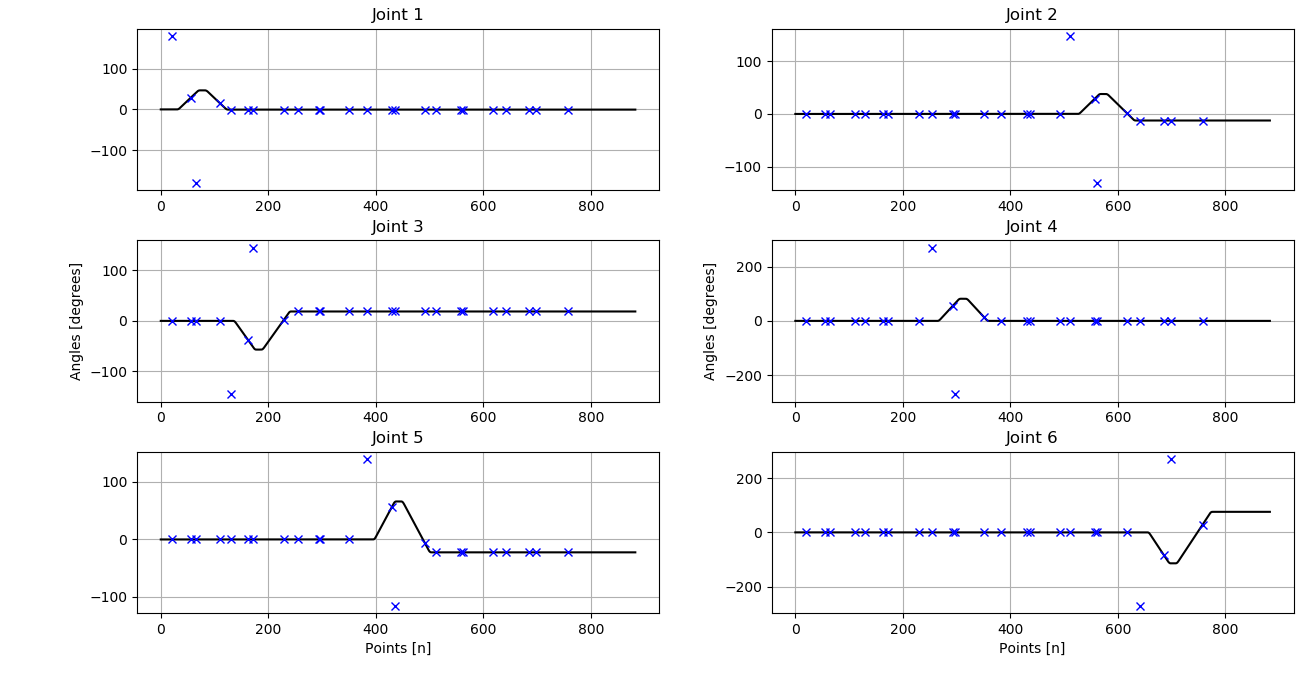

Python code for this plot:
import matplotlib.pyplot as plt
import math
import numpy as np

actual_pos = [[],[],[],[],[],[]]
goal_pos = [[],[],[],[],[],[]]
goal_time = [[],[],[],[],[],[]]
deviations = [[],[],[],[],[],[]]
average_deviations = []
min_deviations = []
max_deviations = []
len_deviations = []

number_of_points = 0

test_file = open("logfile1.txt")

for line in test_file:
    if "GOAL" in line:
        for i in range(0,6):
            goal_pos[i].append(math.degrees(float(line.split(" ")[i+1])))
            goal_time[i].append(number_of_points)
    if "ACTUAL" in line:
        for i in range(0,6):
            actual_pos[i].append(math.degrees(float(line.split(" ")[i+1])))
        number_of_points = number_of_points + 1

test_file.close()

# for i in range(0,6):
#     goal_time[i].pop(0)
#     goal_time[i].append(number_of_points)

for i in range(0,6):
    j = 0
    while j < len(goal_pos[i]):
        number_at_goal = goal_time[i][j]
        actual_at_goal = actual_pos[i][number_at_goal-1]
        goal_value = goal_pos[i][j]
        deviation = abs(abs(goal_value) - abs(actual_at_goal))
        deviations[i].append(deviation)
        j = j + 1

for i in range(0,6):
    average_deviations.append(sum(deviations[i])/len(deviations[i]))
print("average deviations:", average_deviations)

for i in range(0,6):
    min_deviations.append(min(deviations[i]))
print("min deviations:", min_deviations)

for i in range(0,6):
    max_deviations.append(max(deviations[i]))
print("max deviations:", max_deviations)

for i in range(0,6):
    len_deviations.append(len(deviations[i]))
print("len deviations:", len_deviations)

plt.figure(1)

plt.subplot(321)
plt.grid(True)
plt.plot(actual_pos[0], color = 'black')
plt.plot(goal_time[0], goal_pos[0], marker = "x", linestyle = 'None', color = 'b')
plt.title("Joint 1")
# plt.xlabel("Points [n]")
# plt.ylabel("Angles [degrees]")

plt.subplot(322)
plt.grid(True)
plt.plot(actual_pos[1], color = 'black')
plt.plot(goal_time[1], goal_pos[1], marker = "x", linestyle = 'None', color = 'b')
plt.title("Joint 2")
# plt.xlabel("Points [n]")
# plt.ylabel("Angles [degrees]")

plt.subplot(323)
plt.grid(True)
plt.plot(actual_pos[2], color = 'black')
plt.plot(goal_time[2], goal_pos[2], marker = "x", linestyle = 'None', color = 'b')
plt.title("Joint 3")
# plt.xlabel("Points [n]")
plt.ylabel("Angles [degrees]")

plt.subplot(324)
plt.grid(True)
plt.plot(actual_pos[3], color = 'black')
plt.plot(goal_time[3], goal_pos[3], marker = "x", linestyle = 'None', color = 'b')
plt.title("Joint 4")
# plt.xlabel("Points [n]")
plt.ylabel("Angles [degrees]")

plt.subplot(325)
plt.grid(True)
plt.plot(actual_pos[4], color = 'black')
plt.plot(goal_time[4], goal_pos[4], marker = "x", linestyle = 'None', color = 'b')
plt.title("Joint 5")
plt.xlabel("Points [n]")
# plt.ylabel("Angles [degrees]")

plt.subplot(326)
plt.grid(True)
plt.plot(actual_pos[5], color = 'black')
plt.plot(goal_time[5], goal_pos[5], marker = "x", linestyle = 'None', color = 'b')
plt.title("Joint 6")
plt.xlabel("Points [n]")
# plt.ylabel("Angles [degrees]")

plt.tight_layout(pad=0.01, w_pad=-1.1, h_pad=-0.6)

# plt.figure(2)

# x = np.arange(6)
# markerline, stemlines, baseline = plt.stem(x, average_deviations, linefmt = "-.", markerfmt = "_")
# plt.setp(markerline, color='b', linewidth=5, marker = "x")
# plt.setp(stemlines, color='black', linewidth=1)
# plt.setp(baseline, color='black', linewidth=1)
# plt.title("Average joint deviations")
# plt.xticks(x, ('Joint 1', 'Joint 2', 'Joint 3', 'Joint 4', 'Joint 5', 'Joint 6'))
# plt.ylabel("Angles [degrees]")

plt.show()
